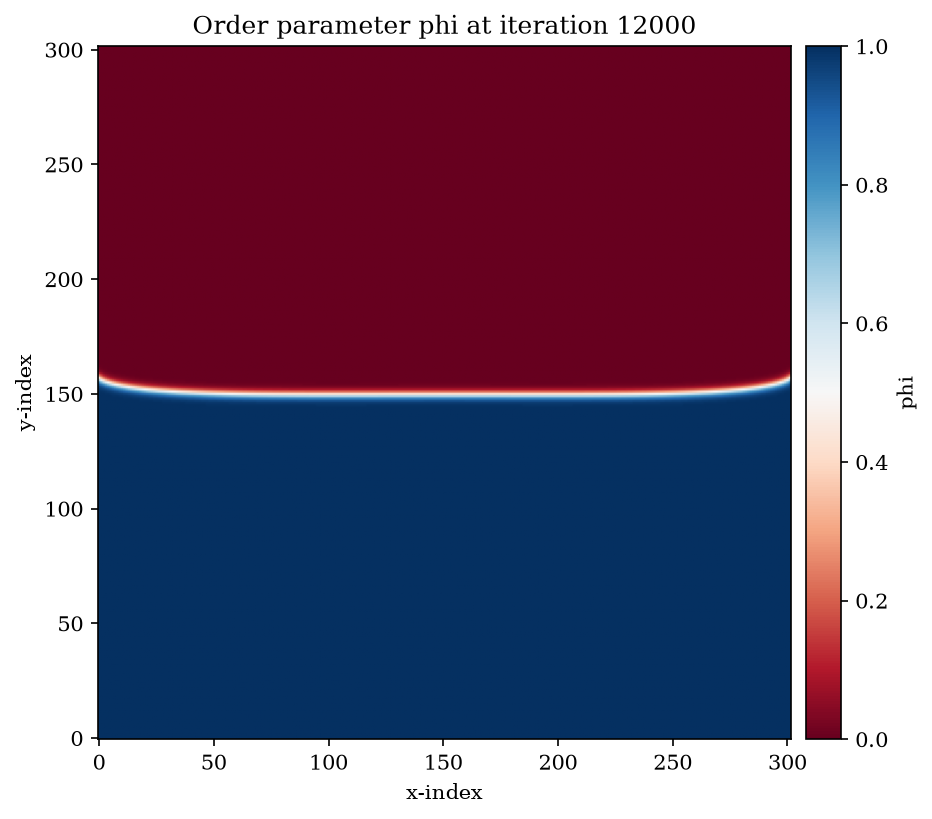
#> input picture param_study_runs/run001_taug0.55_tauf1.0/final_snapshot.png, 932 x 819 px, found by its file name
$ python overlay_menisci_tau_g1.0.py
#> lines starting #> are read from the running program, lines starting #| are printed output that depends on the picture; after the words box and inside, x2 and y2 are one past the last pixel; in counts of white or black regions, pixels touching at a corner belong together
### decode_snapshot_profile.py
"""
Approximate reconstruction of the phi interface profile from a rendered
final_snapshot.png (RdBu imshow, origin='lower'), for cases where the raw
phi field is no longer available. Used only for visual overlays -- not a
precise measurement (colormap decoding has inherent anti-aliasing error).
"""
import numpy as np
from PIL import Image
import matplotlib


def find_heatmap_bbox(rgb):
    """Locate the main imshow axes' pixel bounding box, distinguishing it
    from the narrower colorbar strip by width."""
    h, w, _ = rgb.shape
#> h = 819; w = 932
    is_white = np.all(rgb > 245, axis=2)
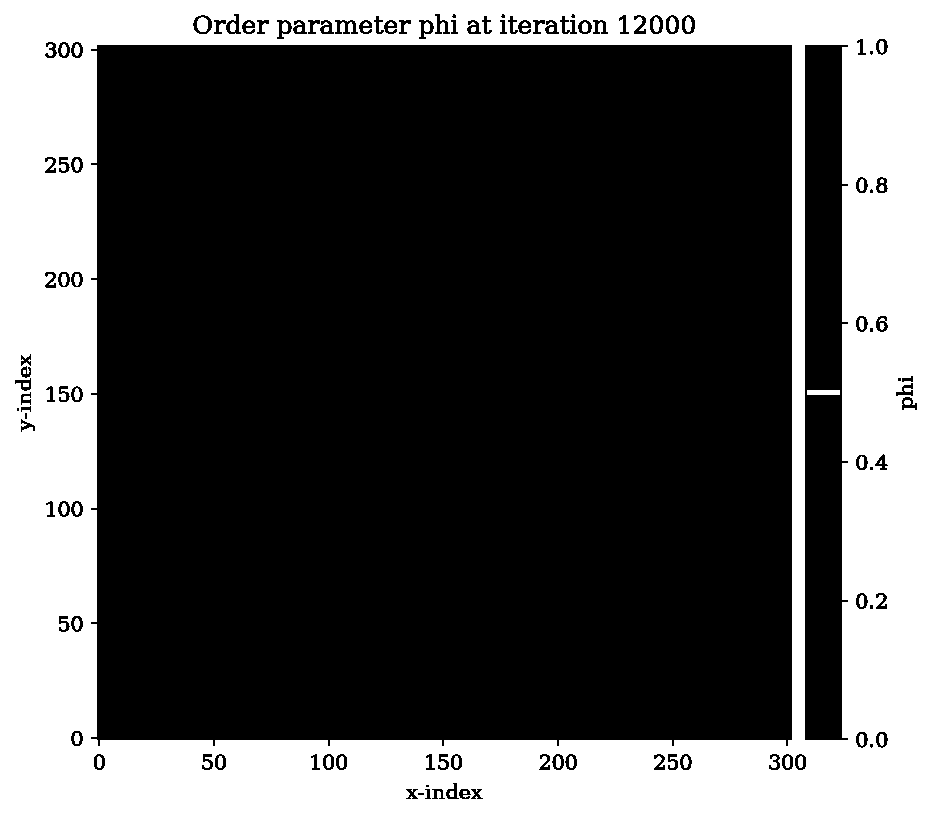
#> is_white: shape (819, 932) bool; 32.2% white; 54 white regions (8 under 20 px), largest, box (x1, y1, x2, y2) and area: (0, 0, 932, 819) 242889, (807, 390, 840, 395) 165, (197, 17, 208, 32) 139
    is_grayish = (np.abs(rgb[:, :, 0].astype(int) - rgb[:, :, 1].astype(int)) < 10) & \
                 (np.abs(rgb[:, :, 1].astype(int) - rgb[:, :, 2].astype(int)) < 10)
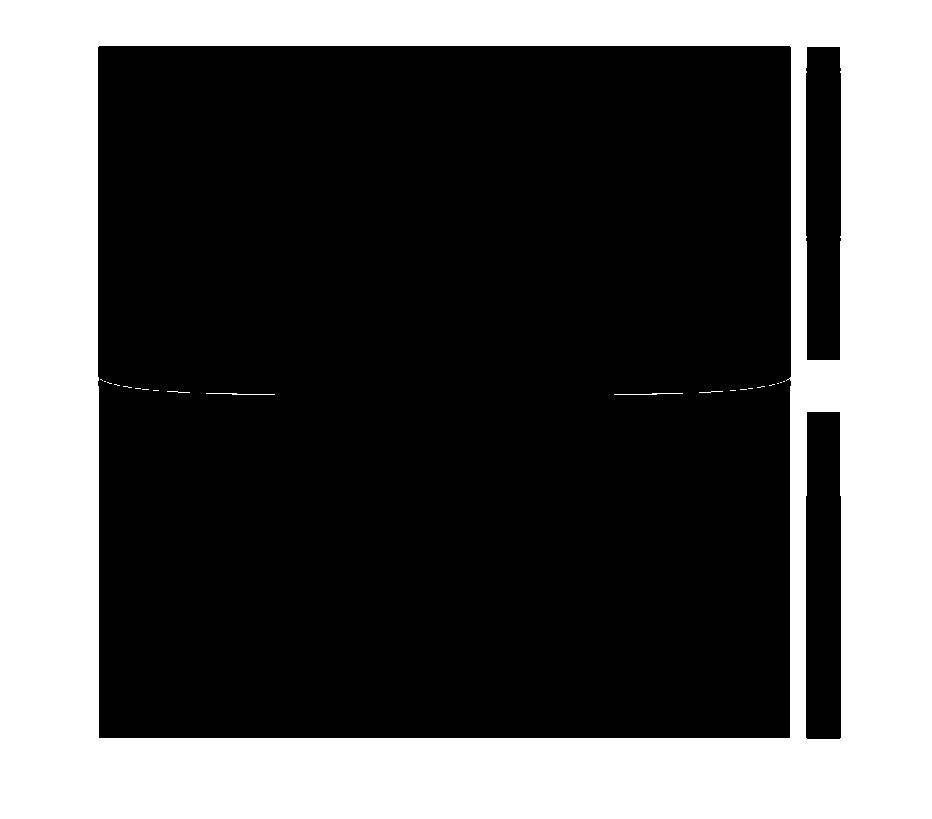
#> is_grayish: shape (819, 932) bool; 34.4% white; 21 white regions (16 under 20 px), largest, box (x1, y1, x2, y2) and area: (0, 0, 932, 819) 262528, (206, 393, 275, 395) 74, (614, 393, 683, 395) 74, (699, 391, 723, 393) 24, (167, 391, 190, 393) 23
    colored = ~is_white & ~is_grayish  # colormap pixels have R!=B (red or blue tinted)

    row_spans = []
    for y in range(h):
        cols = np.where(colored[y])[0]
        if len(cols) < 20:
            continue
        # widest contiguous run in this row
        splits = np.where(np.diff(cols) > 1)[0]
        runs = np.split(cols, splits + 1)
        best = max(runs, key=len)
        if len(best) > 50:
            row_spans.append((y, best[0], best[-1]))
#> after the loop, row_spans = 692 items, first 6: (46, 99, 789), (47, 98, 790), (48, 98, 790), (49, 98, 790), (50, 98, 790), (51, 98, 790)

    widths = [e - s for _, s, e in row_spans]
#> widths = 692 values, max 692 at index 1, min 338 at index 348, mean 688.7
    max_w = max(widths)
#> max_w = 692
    main_rows = [(y, s, e) for y, s, e in row_spans if (e - s) > 0.8 * max_w]
#> main_rows = 688 items, first 6: (46, 99, 789), (47, 98, 790), (48, 98, 790), (49, 98, 790), (50, 98, 790), (51, 98, 790)

    y0 = min(r[0] for r in main_rows)
#> y0 = 46
    y1 = max(r[0] for r in main_rows)
#> y1 = 737
    x0 = int(np.median([r[1] for r in main_rows]))
#> x0 = 99
    x1 = int(np.median([r[2] for r in main_rows]))
#> x1 = 789
    return x0, x1, y0, y1


def decode_phi_profile(png_path, phi_star_g=0.0, phi_star_l=1.0, n_x=300, n_y=300):
    img = Image.open(png_path).convert('RGB')
    rgb = np.array(img)
    x0, x1, y0, y1 = find_heatmap_bbox(rgb)
#> x0 = 99; x1 = 789; y0 = 46; y1 = 737

    cmap = matplotlib.colormaps['RdBu']
    lut_n = 512
    lut_vals = np.linspace(0, 1, lut_n)
    lut_colors = (np.array([cmap(v)[:3] for v in lut_vals]) * 255).astype(np.float32)

    # sample one pixel column per x-index, one pixel row per y-index
    xs_px = np.linspace(x0, x1, n_x).astype(int)
#> xs_px = 300 values from 99 to 789
    ys_px = np.linspace(y1, y0, n_y).astype(int)  # y1 (bottom, high row#) -> y_idx=0

    interface_y = np.full(n_x, np.nan)
    for xi, xp in enumerate(xs_px):
        col_pixels = rgb[ys_px, xp, :].astype(np.float32)  # (n_y, 3), y_idx ascending
        dists = np.sum((col_pixels[:, None, :] - lut_colors[None, :, :]) ** 2, axis=2)
        nearest = np.argmin(dists, axis=1)
        norm_vals = lut_vals[nearest]
        phi_col = phi_star_g + norm_vals * (phi_star_l - phi_star_g)

        sign = np.sign(phi_col - 0.5)
        changes = np.where(np.diff(sign) != 0)[0]
        if len(changes) == 0:
            continue
        idx = int(changes[0])
        y0v, y1v = idx, idx + 1
        p0, p1 = phi_col[idx], phi_col[idx + 1]
        interface_y[xi] = y0v if p1 == p0 else y0v + (0.5 - p0) * (y1v - y0v) / (p1 - p0)
#> this loop made 300 passes
#> (changes, idx, y0v, y1v, p0, p1) on passes 1 to 3: ([154], 154, 154, 155, 0.751, 0.434), ([154], 154, 154, 155, 0.681, 0.352), ([154], 154, 154, 155, 0.618, 0.27)
#> pass 1, in decode_phi_profile, `dists = np.sum((col_pixels[:, None, :] - lut_colors[None, :, :]) ** 2,..`:
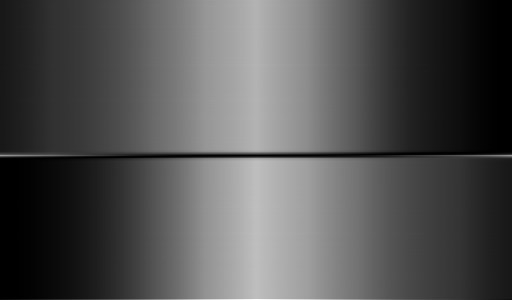
#> dists: shape (300, 512) float32; min 0, max 171890.2, mean 56174.8; drawn with min black and max white
#> after the loop, interface_y = 300 values, max 154.8 at index 299, min 147.8 at index 91, mean 148.8

    return np.arange(n_x), interface_y


# [7 lines that do not run on import are left out]

### overlay_menisci_tau_g1.0.py
"""
Superimpose the decoded meniscus profiles for tau_g=1.0, all tau_f values,
from their final_snapshot.png images (phase 1 -- raw phi data no longer
available, so this uses approximate colormap decoding; see
decode_snapshot_profile.py). Zoomed to the interface region only.
"""
import os
import matplotlib
matplotlib.use('Agg')
import matplotlib.pyplot as plt

from decode_snapshot_profile import decode_phi_profile

SCRIPT_DIR = os.path.dirname(os.path.abspath(__file__))

RUNS = [
    ('run055_taug1.0_tauf1.0', 1.0),
    ('run056_taug1.0_tauf1.1', 1.1),
    ('run057_taug1.0_tauf1.2', 1.2),
    ('run058_taug1.0_tauf1.3', 1.3),
    ('run059_taug1.0_tauf1.5', 1.5),
    ('run060_taug1.0_tauf2.0', 2.0),
]

fig, ax = plt.subplots(figsize=(9, 6))
cmap = matplotlib.colormaps['viridis']

for i, (label, tau_f) in enumerate(RUNS):
    png = os.path.join(SCRIPT_DIR, 'param_study_runs', label, 'final_snapshot.png')
    x, y = decode_phi_profile(png)
#> x = 300 values from 0 to 299; y has the same summary as interface_y in decode_phi_profile
    color = cmap(i / (len(RUNS) - 1))
    ax.plot(x, y, label=f'tau_f={tau_f}', color=color, linewidth=1.8)

ax.set_xlabel('x-index')
ax.set_ylabel('interface y-index (phi=0.5 crossing)')
ax.set_title('Superimposed meniscus profiles, tau_g=1.0 (decoded from snapshots)')
ax.set_ylim(140, 160)
ax.legend(title='tau_f')
ax.grid(alpha=0.3)

out_path = os.path.join(SCRIPT_DIR, 'menisci_overlay_taug1.0.png')
fig.savefig(out_path, dpi=200, bbox_inches='tight')
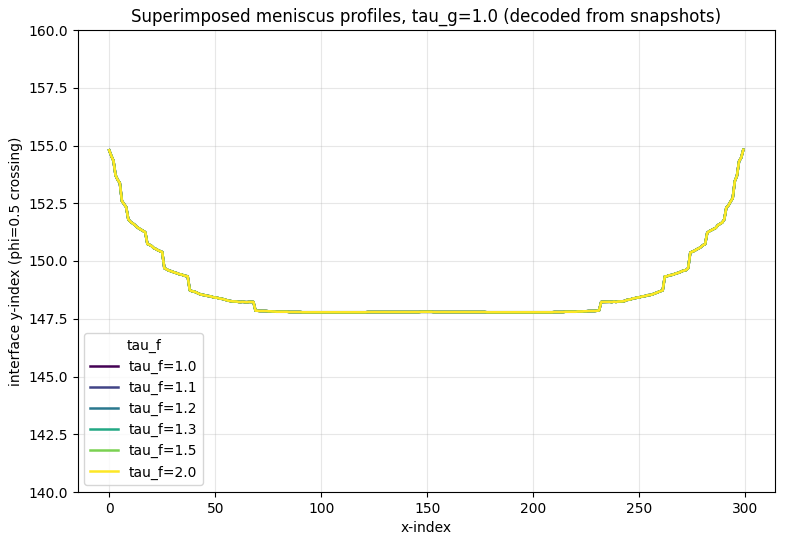
#> figure drawn by matplotlib, 1 panel; curve peaks at x = 299, y = 154.8; curve peaks at x = 299, y = 154.8; curve peaks at x = 299, y = 154.8
print('Saved:', out_path)
